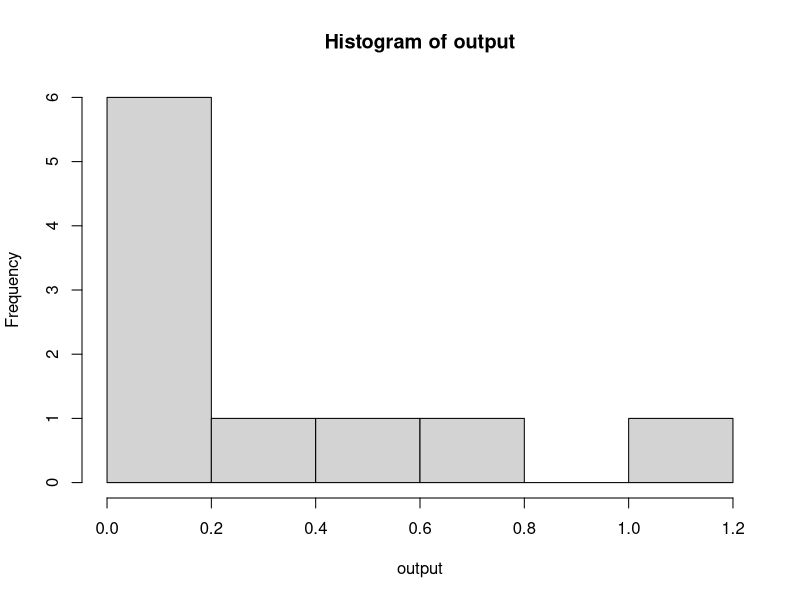
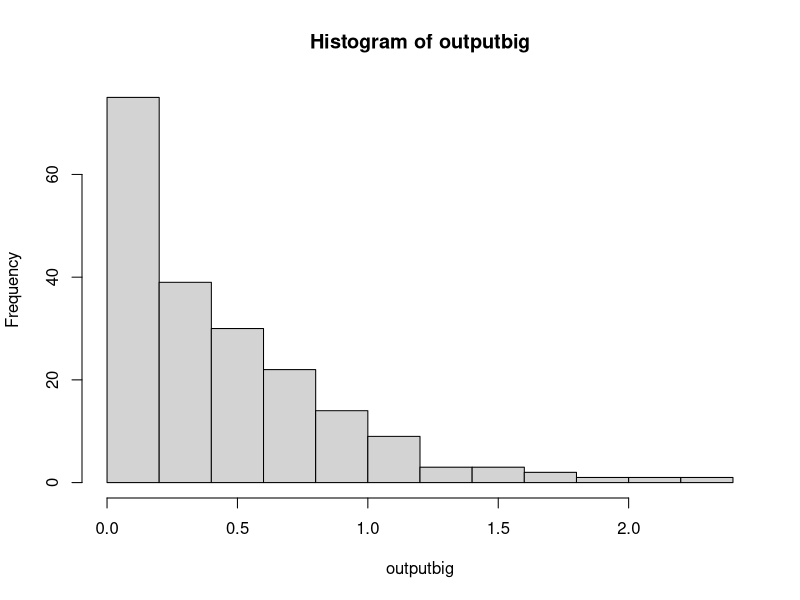
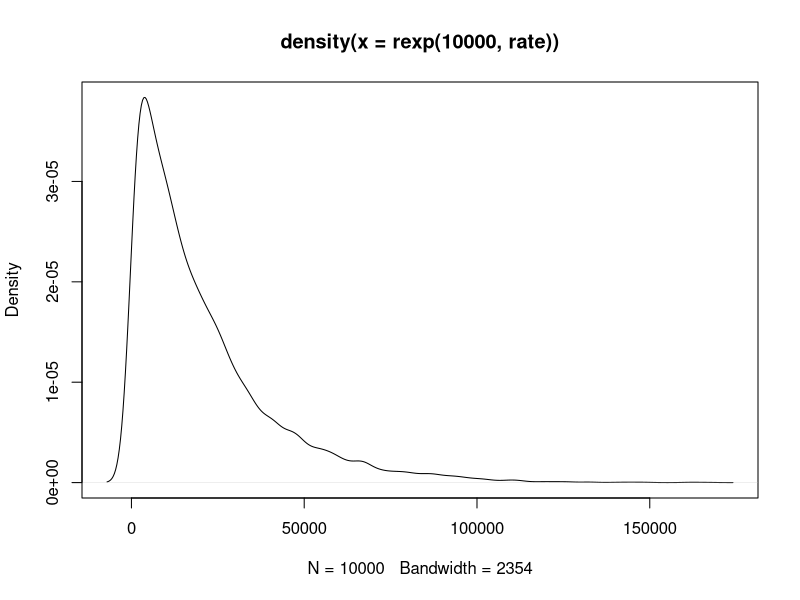
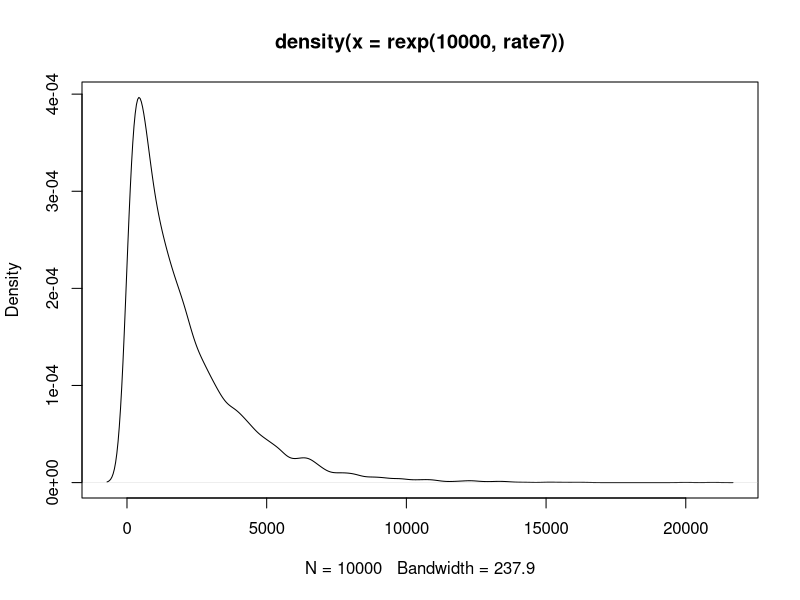
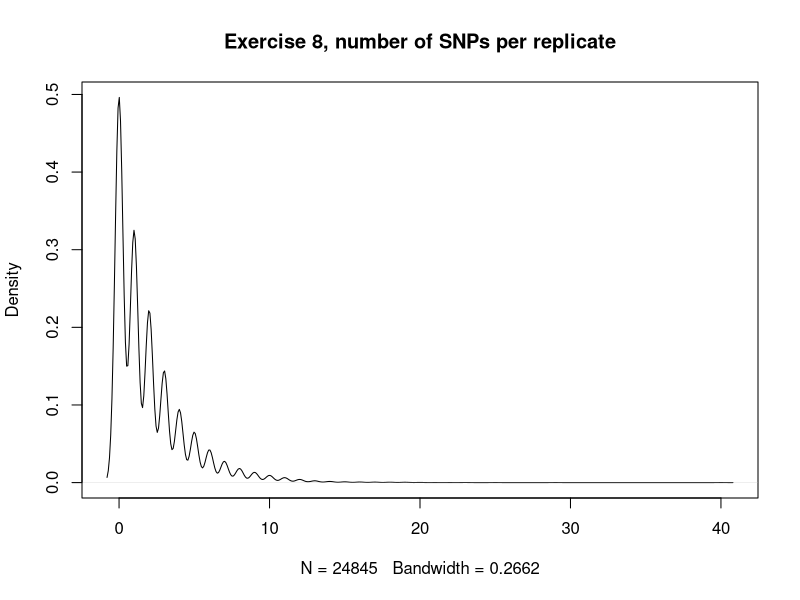
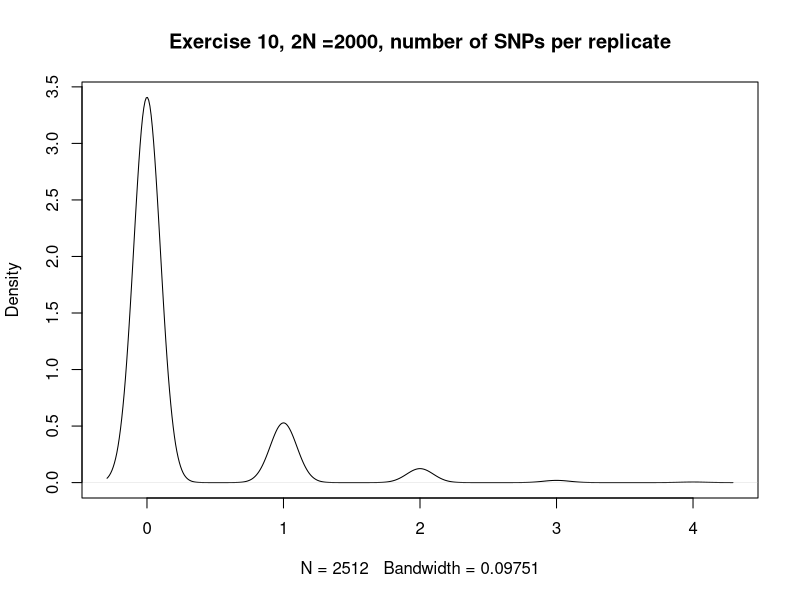

Write the R code that produced these figures, in order. (Note: this script raises an error after producing the figures.)
#M200A COALESCENCE EXERCISES,Dr. Kirk Lohmueller, Fall 2015
#Hayley Stansell
#
#
getwd()
setwd("C:\\Users\\Hayley\\eeb201hayleystansell")
getwd()
#
#
?rexp
#
output<-rexp(10,2)
#[1] 0.21809588 1.70468865 1.24958590 0.03783002 0.65334166 0.31265010 0.25168173 0.32412173 0.05198139 0.64820064
output
hist(output)
#This shows that most outputs are clustering just below 0.5
outputbig<-rexp(200,2)
outputbig
mean(outputbig)
#[1] 0.4781231
hist(outputbig)
#
#
#############################################################################################Exercise FIVE###############
#
#From previous work, it seems that the rate of coalescence should be 1/2N , where 2N is number of chromosomes
#
#
#############################################################################################EXERCISE SIX###############
#
#
rate<-1/20000
mean(rexp(10000, rate))
#[1] 19712.04
##########################a) what is the average time to most recent common ancestor in your simulation?
#19712.04 generations
##########################b) what is the theoretical expectation?
#20,000 generations
##########################c) how do the values compare?
# They are very close to one another. 
##########################d) make a density plot of simulated coalescent times
??densityplot
?density
?plot
density(rexp(10000,rate))
plot(density(rexp(10000,rate)))
#Success!!
##########################e) what is the standard deviation of the coal. times?
output<-rexp(10000,rate)
density(output)
sd(output)
#[1] 20371.65
#
#
#############################################################################################EXERCISE SEVEN#############
##answer parts a-e from Q6 for this simulation
# set 2N = 2000
#
rate7<-1/2000
mean(rexp(10000, rate7))
#[1] 2009.536
##########################a) what is the average time to most recent common ancestor in your simulation?
#2009.536 generations
##########################b) what is the theoretical expectation?
#2000 generations
##########################c) how do the values compare?
# They are very close to one another, just as in Exercise Six
##########################d) make a density plot of simulated coalescent times
density(rexp(10000,rate7))
plot(density(rexp(10000,rate7)))
#Success!! ---it looks nearly identical in shape to the plot from exercise six. 
#             The largest are occupies 0-5000, 1/10 of what was seen with the simulation where 2N=20000 (0-50000). It scales up.
##########################e) what is the standard deviation of the coal. times?
output7<-rexp(10000,rate7)
density(output7)
sd(output7)
#[1] 1999.717
#
##########################f) how does TMRCA from simulations in Q6 (2N =20,000) and Q7 (2N = 2,000) compare?
#  They are both theoretically (and approximately, in simulation) equal to 2N generations.
#  With the population size in Q7 being a tenth of the size of Q6, the resulting TMRCA is similarly one tenth. 
##########################g) what can you conclude about how the population size affects the expected coalescent time?
#  The expected coalescent time appears to scale in direct proportion with population size. 
#  As population size increases or decreases one way or another, the TMRCA is expected to shift accordingly and to the same degree.
#
#
#
##############################################################################################EXERCISE EIGHT#################
#
#POISSON RANDOM VARIABLES
?rpois
#rpois is the random variable generation for the Poisson dist. (there's also dpois, ppois, qpois)
#inputs are n, lambda . n is number of values to return, and lambda is a vector of (non-neg) means
# n is number of "draws", lambda is a rate parameter for the distribution -- rate = expected value (and variance) of the dist.
#
#given rate of occurence (here, 2), over a number of intervals (here, 10) 
#     - how many occurances of an event will there be in a given interval?
rpois(10,2)
#[1] 2 2 3 3 2 3 4 3 3 1
#
#simulate to show that the expected value of a given Poisson distribution is equal to the rate paramter (lambda)
mean(rpois(10000,2))
#[1] 1.9922 ----this mean is approximately 2 (the rate)
#
#getting workable syntax
2*10
1*(10^-4)
#[1] 1e-04
#
#
#
#################################a) add mutations to the geneologies (aka coal. times) simulated in Q6. 
# mu (aka lambda) = 1e-04
# coal. times from Q6 .... 2N = 20,000 . so, 20000 generations (theoretically)
# what is avg. # of SNPs/geneology (the mean! from the poisson)
#
rate8<-1/20000
rexp(10000, rate8) #gets 10,000 simulations of geneologies (coal. times) given 2N = 20,000. 
#10,000 similar/distributed coal. times. given those coal times...each output is an n...10,000 n's / draws for the Poisson
geneologies<-rexp(10000, rate8)
geneologies
#okay
#mean(rpois(geneologies, 1e-04))
#[1] 0 ....hmmmmmmm
#rpois(geneologies, 1e-04)
#all values are zero here.... hmmm
#for geneologies[i-10000]
rate<-1e-04 #no? is rate*geneology value?
rate
for (i in geneologies){
  rate<-1e-04*geneologies[i]
  rpois(i, rate)
  outputcheck<-rpois(i, rate)
  output<-mean(rpois(i,rate))
}
#slow-ish, but not locked up
output
outputcheck
length(outputcheck)
#[1] 0.0001249649
#very close to the rate!
#################################b) What is the average number of SNPs per geneology?
# From my simulation, it appears that the average number of SNPs per geneology closely approximates 
# the given input mutation rate of 0.0002. The number generated through my simulation was ~0.000125
#
#
#################################c) given that Theta = 4N(mu), what is theta predicted to be in this example?
Theta<-2*20000*(1e-04)
Theta
# 4, if working with theoretical values of N and mu . 

#~~~~~~~~~~~~~~~~~~~~~~~~~~~~~~~~~~~~~~~~~~~~~~~~~~~~~~~~~~~~~~~b) TAKE TWO
#feel like my output for b) was incorrect, a my rate did not factor in the length of each geneology as it went
geneologies<-rexp(10000, rate8)
geneologies
#okay
#mean(rpois(geneologies, 1e-04))
#[1] 0 ....hmmmmmmm
#rpois(geneologies, 1e-04)
#all values are zero here.... hmmm
#for geneologies[i-10000]

for (i in geneologies){
  rate<- 1e-04*geneologies #this worked! took out the [i] (had *geneologies[i])
  rpois(i, rate) #appears to output a bunch of values that seem okay....integer numbers, mostly under 5, some up to ~20
  output<-mean(rpois(i,rate))
}
#slow-ish, but not locked up
output
#[1] 1.95577 #avg number of SNPs/geneology
1e-04*20000
#[1] 2
# HERE, the output from this simulation appears to approximate the value of mu*number of geneologies....or, mu*coal.time. 
# So, the average number of SNPs per coalescent time (geneology), is approximating the rate of mutation for the 
# theoretical/ideal. parameters
#
#~~~~~~~~~~~~~~~~~~~~~~~~~~~~~~~~~~~~~~~~~~~~~~~~~~~~~~~~~~~c) BACK TO C
#################################c) given that Theta = 4N(mu), what is theta predicted to be in this example?
Theta<-2*20000*(1e-04) # = 4N(mu)
Theta
# [1] 2, if working with theoretical values of N and mu . 
#
#################################d) how does this value of theta compare to the average number of SNPs seen in the simmulations?
# Theta appears to be aaproximately equal to the average (or expected) number of SNPs per geneology (here, 2). 
#
#
#################################e) TOTALLY NEATZ!
#
#
#################################f) make a density plot of the number of SNPs per simulation replicate....
geneologies<-rexp(10000, rate8)
geneologies
#okay
#mean(rpois(geneologies, 1e-04))
#[1] 0 ....hmmmmmmm
#rpois(geneologies, 1e-04)
#all values are zero here.... hmmm
#for geneologies[i-10000]

for (i in geneologies){
  rate<- 1e-04*geneologies #this worked! took out the [i] (had *geneologies[i])
  rpois(i, rate) #appears to output a bunch of values that seem okay....integer numbers, mostly under 5, some up to ~20
  output<-(rpois(i,rate))
}
#slow-ish, but not locked up
#NOTE THAT I RAN THIS WITHOUT RUNNING THE ACTUAL FOR-LOOP, JUST DID WHAT WAS INSIDE IT....
output
#create density plot of output
density(output)
plot(density(output), main="Exercise 8, number of SNPs per replicate")
#interesting.................?
#
#
#
#
#########################################################################################EXERCISE TEN######################
#
#repeat all steps done for exercise 8, but 2N = 2000
#
# mu (aka lambda) = 1e-04
# coal. times from Q6 .... 2N = 2000 . so, 2000 generations (theoretically)
# what is avg. # of SNPs/geneology (the mean! from the poisson)
#
rate10<-1/2000
rexp(10000, rate10) #gets 10,000 simulations of geneologies (coal. times) given 2N = 2000. 
#10,000 similar/distributed coal. times. given those coal times...each output is an n...10,000 n's / draws for the Poisson
geneologies<-rexp(10000, rate10)
geneologies
#okay
#mean(rpois(geneologies, 1e-04))
#[1] 0 ....hmmmmmmm
#rpois(geneologies, 1e-04)
#all values are zero here.... hmmm
#for geneologies[i-10000]

for (i in geneologies){
  rateTEN<- 1e-04*geneologies #this worked! took out the [i] (had *geneologies[i])
  rpois(i, rateTEN) #appears to output a bunch of values that seem okay....integer numbers, mostly under 5, some up to ~20
  output<-(rpois(i,rateTEN))
}

output
#[1] 0.1923077 #avg number of SNPs/geneology EXERCISE 10
1e-04*2000
#[1] 0.2 for EXERCISE 10
# The output from this simulation appears to approximate the value of mu*number of geneologies....or, mu*coal.time. 
# So, the average number of SNPs per coalescent time (geneology), is approximating the rate of mutation for the 
# theoretical/ideal. parameters, as in exercise 8. 
density(output)
plot(density(output), main="Exercise 10, 2N =2000, number of SNPs per replicate")
# The density shown by this plot is of a similar patter to the 2N = 20000 simulation. 
# However, there are fewer peaks and the range of values is much, much smaller (max values around 4 or 5)
#
#
#
#
########################################################################################EXERCISE 11######################
#
??scatterplot
?ggplot
??ggplot
library(ggplot2)
#ehhhhhh, just try basic plot(x,y)
?plot
plot(geneologies, output)
length(geneologies) #[1] 10000
length(output) #[1] 52 .............hmmmmmm
length(rateTEN) #[1] 10000
rate10<-1/2000
rexp(10000, rate10) #gets 10,000 simulations of geneologies (coal. times) given 2N = 2000. 
#10,000 similar/distributed coal. times. given those coal times...each output is an n...10,000 n's / draws for the Poisson
geneologies<-rexp(10000, rate10)
geneologies
#bring up loop again:
for (i in length(geneologies)){
  
rateTEN<- 1e-04*geneologies #this worked! took out the [i] (had *geneologies[i])
  rpois(i, rateTEN) #appears to output a bunch of values that seem okay....integer numbers, mostly under 5, some up to ~20
  output<-(rpois(i,rateTEN))
}

output
length(output) # OKAY, NOW CORRECT LENGTH! (10000)
#length(i in geneologies) # error message...unexpected "in" ---CORRECTED
plot(geneologies, output)
#this looks rather weird? Well, the output can only be integers....so the lines are not so weird? 
#
#While I'm not sure how to describe this plot, my expectation was that as TMRCA increased along the x-axis, 
#the associated number of SNPs would increase accordingly. I'm not sure if the relationship would be linear, but I would 
#expect it to generally be a direct/positive relationship.  With the plot made for this exercise, it's not readily apparent
#how the TMRCA and number of SNPs relate. It does appear somewhat that the shorter TMRCAs are associated with fewer SNPs (output),
#however, the trend is not obvious. 
#
#
#
##############################################################################################EXERCISE TWELVE#################
#
#Given, sequenced a 10kb region of DNA from one individual (2 chromosomes = sample size). 
#Observed 10 SNPs in that 10kb interval(region). 
